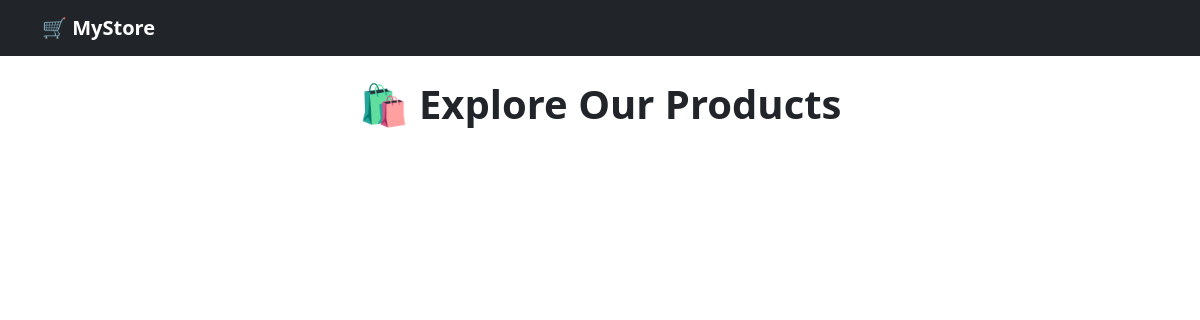
The app's page /, older data.
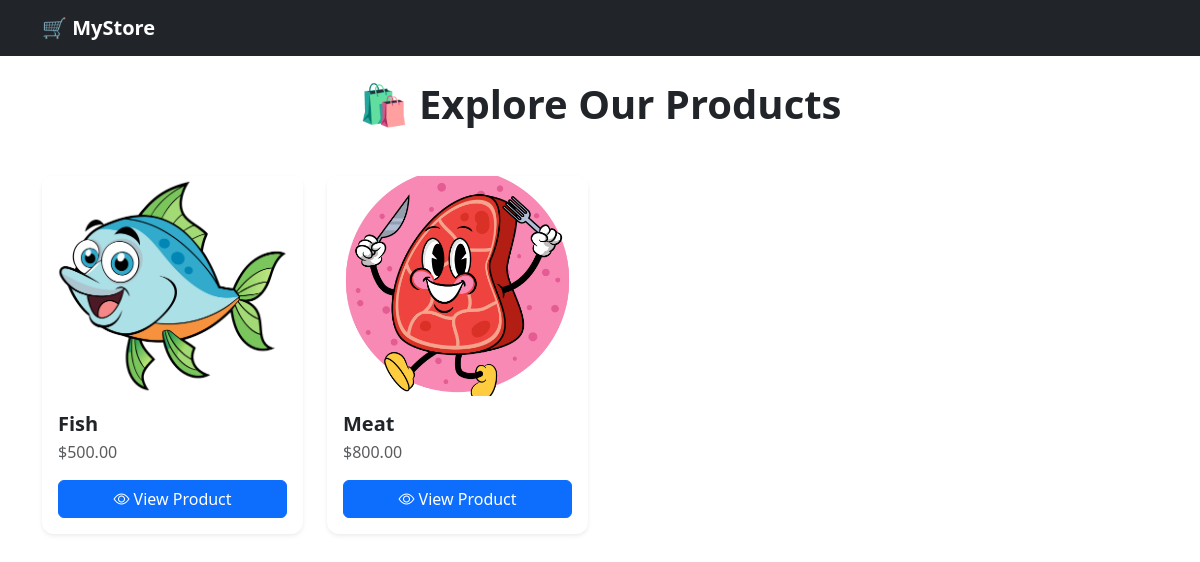
The same page, newer data.
### store/models.py (models this page shows, shortened)
class Product(models.Model):
    name = models.CharField(max_length=255)
    description = models.TextField()
    price = models.DecimalField(max_digits=10, decimal_places=2)
    image = models.ImageField(upload_to='product_images/')
    created_at = models.DateTimeField(auto_now_add=True)

### store/views.py (the view)
# urls.py: path('', views.home, name='home'),
def home(request):
    products = Product.objects.all()
    return render(request, 'store/home.html', {'products': products})

### store/templates/store/home.html (shortened to what this page needs)
{% extends 'store/base.html' %}
{% block content %}
<h2 class="mb-5 fw-bold text-center display-6">🛍️ Explore Our Products</h2>
<div class="row row-cols-1 row-cols-sm-2 row-cols-md-3 row-cols-lg-4 g-4">
    {% for product in products %}
    <div class="col">
        <div class="card h-100 border-0 shadow-sm product-card">
            <div class="product-img-wrapper">
                <img src="{{ product.image.url }}" class="card-img-top" alt="{{ product.name }}">
            </div>
            <div class="card-body d-flex flex-column px-3">
                <h5 class="fw-semibold text-dark mb-1">{{ product.name }}</h5>
                <p class="text-muted mb-3">${{ product.price }}</p>
                <a href="{% url 'product_detail' product.id %}" class="btn btn-primary w-100 mt-auto">
                    <i class="bi bi-eye"></i> View Product
                </a>
            </div>
        </div>
    </div>
    {% endfor %}
</div>
{% endblock %}

### store/templates/store/base.html (shortened to what this page needs)
{% load static %}
<!DOCTYPE html>
<html lang="en">
<head>
    <link href="https://cdn.jsdelivr.net/npm/bootstrap@5.3.0/dist/css/bootstrap.min.css" rel="stylesheet">
    <link href="https://cdn.jsdelivr.net/npm/bootstrap-icons@1.10.5/font/bootstrap-icons.css" rel="stylesheet">
</head>
<body>
    <nav class="navbar navbar-expand-lg navbar-dark bg-dark">
        <div class="container">
            <a class="navbar-brand fw-bold" href="{% url 'home' %}">🛒 MyStore</a>
        </div>
    </nav>
    <div class="container mt-4">
        {% block content %}
        {% endblock %}
    </div>
</body>
</html>

### store/templates/store/home.html (style rules this page uses)
.product-img-wrapper { height: 220px; overflow: hidden; background: #f8f9fa; border-top-left-radius: .5rem; border-top-right-radius: .5rem; }
.product-img-wrapper img { height: 100%; width: 100%; object-fit: cover; transition: transform 0.4s ease; }
.product-card { border-radius: 0.75rem; transition: box-shadow 0.3s ease; }

Row changes from the older to the newer data that the page shows:
added Product: image (picture), name "Fish", price "500.00"
added Product: image (picture), name "Meat", price "800.00"
